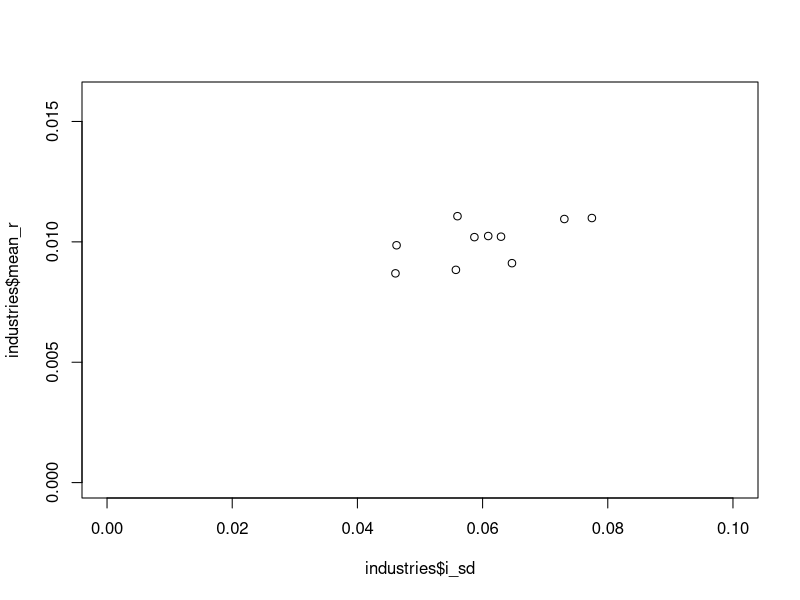
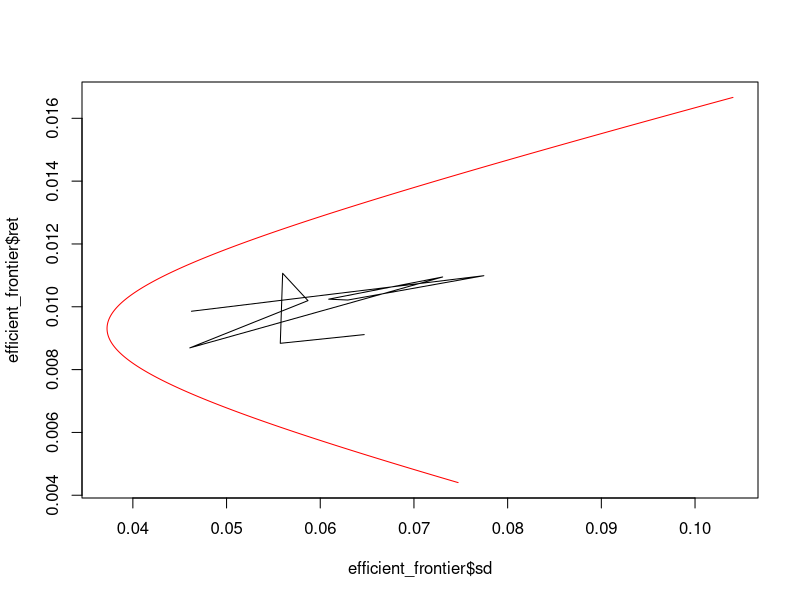
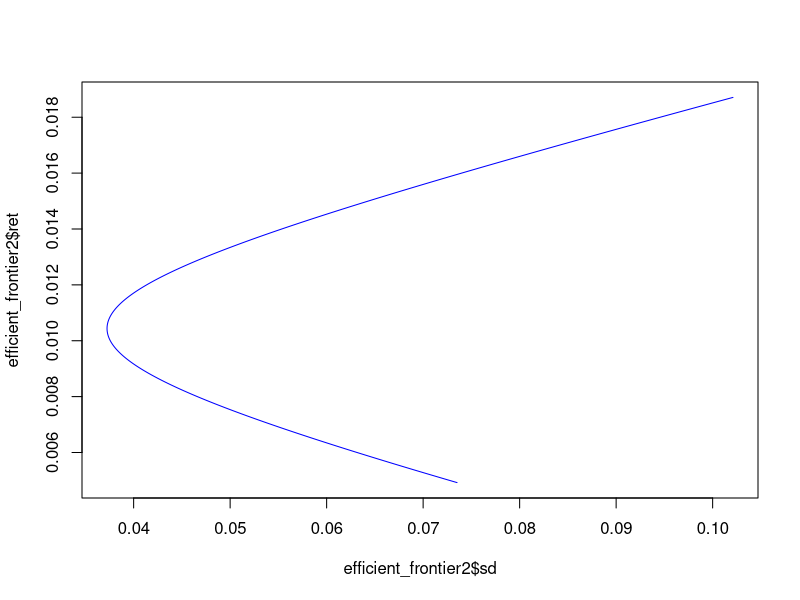
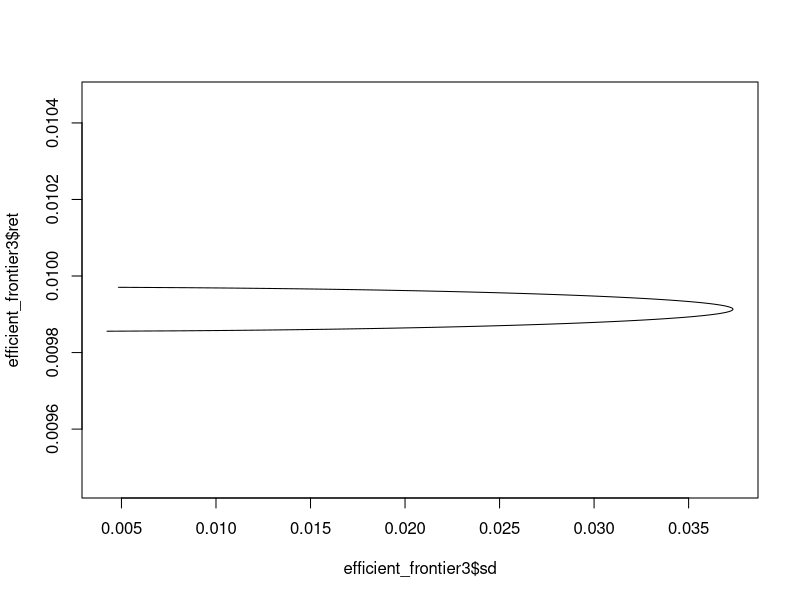
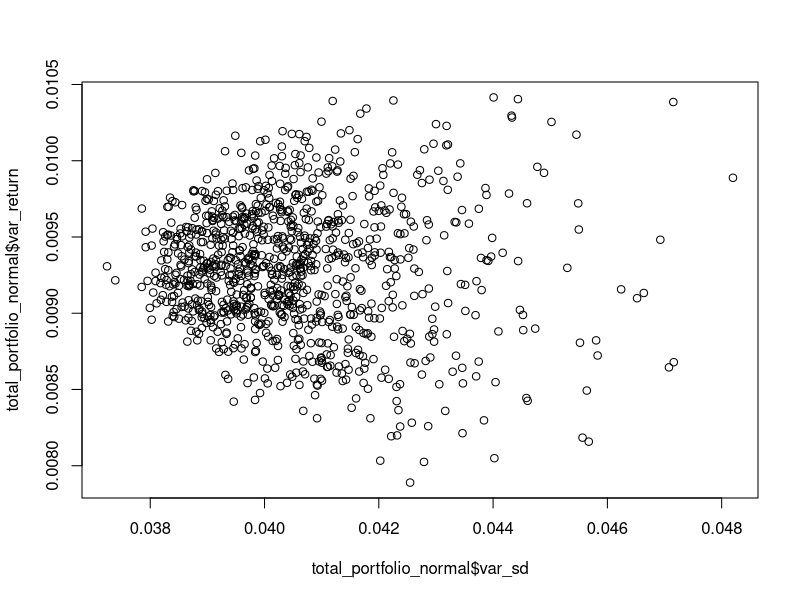
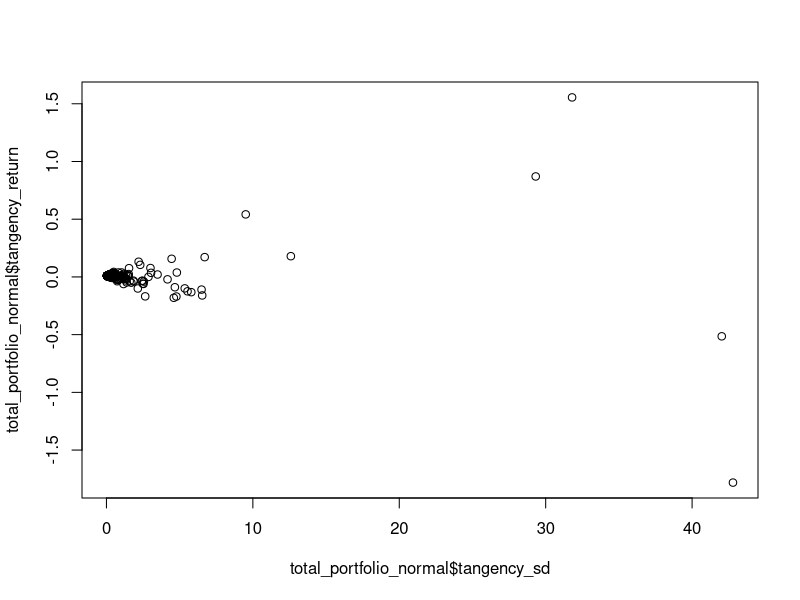
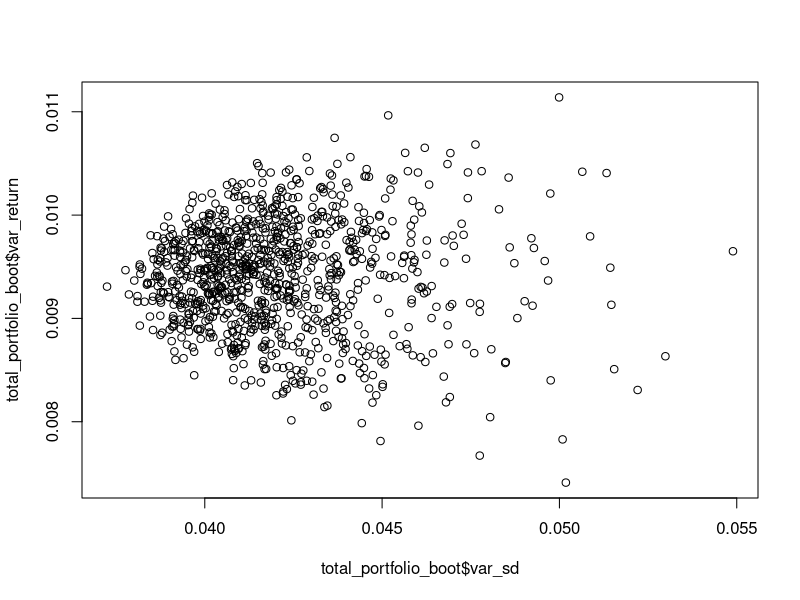
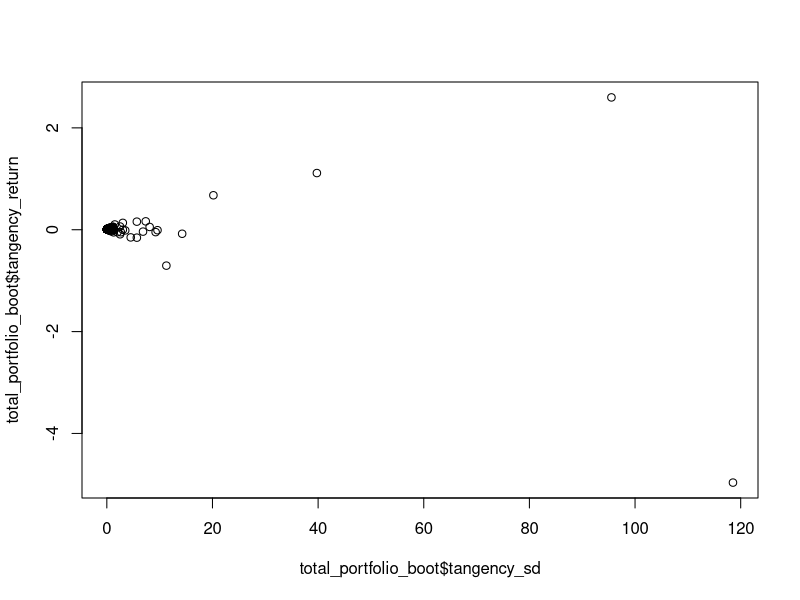

Source code (R) for these figures, in order:
library(readr)
library(MASS)
library(ggplot2)
setwd("~/Applied_Quant_Finance")
rm(list=ls())

#Question 1A
raw <- read_csv("Prob_Set_2.csv")
raw <- raw/100
industry_returns <- as.matrix(raw[,2:11])

vcov_mat <- cov(industry_returns)
v_inv <- ginv(vcov_mat) 
mean_return <- sapply(as.list(as.data.frame(industry_returns)), mean)
mean_rf <- mean(raw$`Risk-free rate`)
mean_return2 <- mean_return - mean_rf

one_v <- rep(1, 10)
mvp_weights <- (v_inv %*% one_v) / as.vector((t(one_v) %*% v_inv %*% one_v))
tan_weights <- (v_inv %*% mean_return2) / (as.vector(t(one_v) %*% v_inv %*% mean_return2))

mvp_return <- mean_return %*% mvp_weights
tan_return <- mean_return %*% tan_weights

mvp_sd <- (t(mvp_weights) %*% vcov_mat %*% mvp_weights)^(1/2)
tan_sd <- (t(tan_weights) %*% vcov_mat %*% tan_weights)^(1/2)

monthly_mvp <- industry_returns %*% mvp_weights
monthly_tan <- industry_returns %*% tan_weights
cov_two_port <- cov(monthly_mvp, monthly_tan)

weights <- seq(-5, 5, .01)
efficient_frontier <- data.frame(ret = numeric(), sd = numeric())
for (w in weights){
  multi_sd <- (w^2 * mvp_sd^2 + (1-w)^2 * tan_sd^2 + 2*w*(1-w)*cov_two_port)^(1/2)
  multi_return <- w*mvp_return + (1-w)*tan_return
  temp = data.frame(ret = multi_return, sd = multi_sd)
  efficient_frontier <- rbind(efficient_frontier, temp)
}

industry_sd1 <- sapply(as.list(as.data.frame(industry_returns)), sd)

industries <- data.frame(mean_r = mean_return, i_sd = industry_sd1)

plot(industries$i_sd, industries$mean_r, xlim=c(0,.1), ylim = c(0,.016))
plot(efficient_frontier$sd, efficient_frontier$ret, type = "l", col = "red")
lines(industries$i_sd, industries$mean_r)

first_plot <- ggplot(data = efficient_frontier, aes(x = sd, y = ret)) + 
              geom_point(color="firebrick") + 
              geom_point(aes(x=i_sd, y = mean_r), data = industries, color="blue")

#Question 1B
industry_sd <- industry_sd1 / sqrt(1069)
mean_return_inc <- mean_return2 + industry_sd
tan_weights2 <- (v_inv %*% mean_return_inc) / (as.vector(t(one_v) %*% v_inv %*% mean_return_inc))

tan_return2 <- (mean_return + industry_sd) %*% tan_weights2
tan_sd2 <- (t(tan_weights2) %*% vcov_mat %*% tan_weights2)^(1/2)

mvp_return2 <-  (mean_return + industry_sd) %*% mvp_weights

monthly_mvp2 <- industry_returns %*% mvp_weights
monthly_tan2 <- industry_returns %*% tan_weights2
cov_two_port <- cov(monthly_mvp2, monthly_tan2)

weights <- seq(-5, 5, .01)
efficient_frontier2 <- data.frame(ret = numeric(), sd = numeric())
for (w in weights){
  multi_sd <- (w^2 * mvp_sd^2 + (1-w)^2 * tan_sd2^2 + 2*w*(1-w)*cov_two_port)^(1/2)
  multi_return <- w*mvp_return2 + (1-w)*tan_return2
  temp = data.frame(ret = multi_return, sd = multi_sd)
  efficient_frontier2 <- rbind(efficient_frontier2, temp)
}
plot(efficient_frontier2$sd, efficient_frontier2$ret, type = "l", col="blue")
abline(efficient_frontier$sd, efficient_frontier$ret, col = "red")

second_plot <- ggplot(data = efficient_frontier, aes(x = sd, y = ret)) + 
              geom_point(color="firebrick") + 
              geom_point(aes(x=i_sd, y = mean_r), data = industries, color="blue") +
              geom_point(aes(x=sd, y=ret), data=efficient_frontier2, color = "pink")

#Question 1C
var_only_mat <- vcov_mat
var_only_mat[upper.tri(var_only_mat) | lower.tri(var_only_mat)] = 0
v_only_inv = ginv(var_only_mat)

tan_weights3 <- (v_only_inv %*% mean_return2) / (as.vector(t(one_v) %*% v_only_inv %*% 
                                                           mean_return2))
tan_return3 <- mean_return %*% tan_weights3
tan_sd3 <- (t(tan_weights3) %*% var_only_mat %*% tan_weights3)^(1/2)

mvp_weights3 <- (v_only_inv %*% one_v) / as.vector((t(one_v) %*% v_only_inv %*% one_v))
mvp_return3 <- mean_return %*% mvp_weights3
mvp_sd3 <- (t(mvp_weights3) %*% var_only_mat %*% mvp_weights3)^(1/2)

monthly_mvp3 <- industry_returns %*% mvp_weights3
monthly_tan3 <- industry_returns %*% tan_weights3
cov_two_port3 <- cov(monthly_mvp3, monthly_tan3)

weights <- seq(-5, 5, .01)
efficient_frontier3 <- data.frame(ret = numeric(), sd = numeric())
for (w in weights){
  multi_sd <- (w^2 * mvp_sd3^2 + (1-w)^2 * tan_sd3^2 + 2*w*(1-w)*cov_two_port3)^(1/2)
  multi_return <- w*mvp_return3 + (1-w)*tan_return3
  temp = data.frame(ret = multi_return, sd = multi_sd)
  efficient_frontier3 <- rbind(efficient_frontier3, temp)
}
plot(efficient_frontier3$sd, efficient_frontier3$ret, type = "l")

#FINISH THIS PART

#For Questions 1D and 1E
num_months <- 60

#Question 1D
total_portfolio_normal <- data.frame(var_return = mvp_return, var_sd = mvp_sd, tangency_return = tan_return, tangency_sd = tan_sd)
for (i in 1:1000){
  predicted_IR <- mvrnorm(n = num_months, mu = mean_return, Sigma = vcov_mat)
  vcov_mat_p <- cov(predicted_IR)
  v_inv_p <- ginv(vcov_mat_p) 
  mean_return_p <- sapply(as.list(as.data.frame(predicted_IR)), mean)
  mean_return_p2 <- mean_return_p - mean_rf
  
  mvp_weights_p <- (v_inv_p %*% one_v) / as.vector((t(one_v) %*% v_inv_p %*% one_v))
  tan_weights_p <- (v_inv_p %*% mean_return_p2) / (as.vector(t(one_v) %*% v_inv_p %*% mean_return_p2))
  
  mvp_return_p <- mean_return %*% mvp_weights_p
  tan_return_p <- mean_return %*% tan_weights_p
  
  mvp_sd_p <- (t(mvp_weights_p) %*% vcov_mat %*% mvp_weights_p)^(1/2)
  tan_sd_p <- (t(tan_weights_p) %*% vcov_mat %*% tan_weights_p)^(1/2)
  temp <- data.frame(var_return = mvp_return_p, var_sd = mvp_sd_p, tangency_return = tan_return_p, tangency_sd = tan_sd_p)
  total_portfolio_normal <- rbind(total_portfolio_normal, temp)
}

plot(total_portfolio_normal$var_sd, total_portfolio_normal$var_return)
plot(total_portfolio_normal$tangency_sd, total_portfolio_normal$tangency_return)

#Question 1E
total_portfolio_boot <- data.frame(var_return = mvp_return, var_sd = mvp_sd, tangency_return = tan_return, tangency_sd = tan_sd)
for (i in 1:1000){
  indices <- sample(1:1069, num_months)
  predicted_IR <- industry_returns[indices,]
  vcov_mat_p <- cov(predicted_IR)
  v_inv_p <- ginv(vcov_mat_p) 
  mean_return_p <- sapply(as.list(as.data.frame(predicted_IR)), mean)
  mean_return_p2 <- mean_return_p - mean_rf
  
  mvp_weights_p <- (v_inv_p %*% one_v) / as.vector((t(one_v) %*% v_inv_p %*% one_v))
  tan_weights_p <- (v_inv_p %*% mean_return_p2) / (as.vector(t(one_v) %*% v_inv_p %*% mean_return_p2))
  
  mvp_return_p <- mean_return %*% mvp_weights_p
  tan_return_p <- mean_return %*% tan_weights_p
  
  mvp_sd_p <- (t(mvp_weights_p) %*% vcov_mat %*% mvp_weights_p)^(1/2)
  tan_sd_p <- (t(tan_weights_p) %*% vcov_mat %*% tan_weights_p)^(1/2)
  temp <- data.frame(var_return = mvp_return_p, var_sd = mvp_sd_p, tangency_return = tan_return_p, tangency_sd = tan_sd_p)
  total_portfolio_boot <- rbind(total_portfolio_boot, temp)
}

plot(total_portfolio_boot$var_sd, total_portfolio_boot$var_return)
plot(total_portfolio_boot$tangency_sd, total_portfolio_boot$tangency_return)
